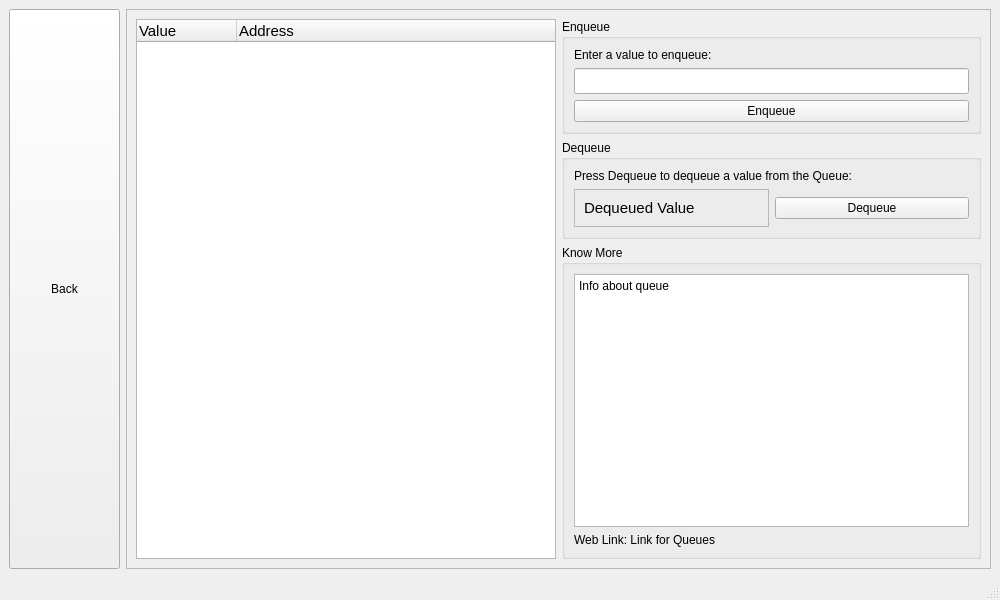
<?xml version="1.0" encoding="UTF-8"?>
<ui version="4.0">
 <class>QueueWindow</class>
 <widget class="QMainWindow" name="QueueWindow">
  <property name="geometry">
   <rect>
    <x>0</x>
    <y>0</y>
    <width>1000</width>
    <height>600</height>
   </rect>
  </property>
  <property name="windowTitle">
   <string>MainWindow</string>
  </property>
  <widget class="QWidget" name="centralwidget">
   <layout class="QHBoxLayout" name="horizontalLayout">
    <item>
     <layout class="QVBoxLayout" name="buttonList" stretch="0">
      <property name="sizeConstraint">
       <enum>QLayout::SetMaximumSize</enum>
      </property>
      <item>
       <widget class="QPushButton" name="ll_pbut">
        <property name="sizePolicy">
         <sizepolicy hsizetype="Minimum" vsizetype="MinimumExpanding">
          <horstretch>0</horstretch>
          <verstretch>0</verstretch>
         </sizepolicy>
        </property>
        <property name="minimumSize">
         <size>
          <width>111</width>
          <height>0</height>
         </size>
        </property>
        <property name="text">
         <string>Back</string>
        </property>
       </widget>
      </item>
     </layout>
    </item>
    <item>
     <widget class="QFrame" name="frame">
      <property name="frameShape">
       <enum>QFrame::StyledPanel</enum>
      </property>
      <property name="frameShadow">
       <enum>QFrame::Raised</enum>
      </property>
      <layout class="QHBoxLayout" name="horizontalLayout_4">
       <item>
        <widget class="QTreeWidget" name="treeWidget">
         <property name="font">
          <font>
           <pointsize>11</pointsize>
          </font>
         </property>
         <column>
          <property name="text">
           <string>Value</string>
          </property>
         </column>
         <column>
          <property name="text">
           <string>Address</string>
          </property>
         </column>
        </widget>
       </item>
       <item>
        <layout class="QVBoxLayout" name="verticalLayout_4">
         <item>
          <widget class="QGroupBox" name="groupBox">
           <property name="title">
            <string>Enqueue</string>
           </property>
           <layout class="QVBoxLayout" name="verticalLayout_3">
            <item>
             <widget class="QLabel" name="label">
              <property name="text">
               <string>Enter a value to enqueue:</string>
              </property>
             </widget>
            </item>
            <item>
             <widget class="QLineEdit" name="lineEdit">
              <property name="sizePolicy">
               <sizepolicy hsizetype="Expanding" vsizetype="Minimum">
                <horstretch>0</horstretch>
                <verstretch>0</verstretch>
               </sizepolicy>
              </property>
              <property name="font">
               <font>
                <pointsize>11</pointsize>
               </font>
              </property>
             </widget>
            </item>
            <item>
             <widget class="QPushButton" name="pushButton">
              <property name="text">
               <string>Enqueue</string>
              </property>
             </widget>
            </item>
           </layout>
          </widget>
         </item>
         <item>
          <widget class="QGroupBox" name="groupBox_2">
           <property name="title">
            <string>Dequeue</string>
           </property>
           <layout class="QVBoxLayout" name="verticalLayout_2">
            <item>
             <widget class="QLabel" name="label_2">
              <property name="text">
               <string>Press Dequeue to dequeue a value from the Queue:</string>
              </property>
             </widget>
            </item>
            <item>
             <layout class="QHBoxLayout" name="horizontalLayout_3">
              <item>
               <widget class="QFrame" name="frame_2">
                <property name="frameShape">
                 <enum>QFrame::StyledPanel</enum>
                </property>
                <property name="frameShadow">
                 <enum>QFrame::Raised</enum>
                </property>
                <layout class="QHBoxLayout" name="horizontalLayout_2">
                 <item>
                  <widget class="QLabel" name="label_3">
                   <property name="font">
                    <font>
                     <pointsize>11</pointsize>
                    </font>
                   </property>
                   <property name="text">
                    <string>Dequeued Value</string>
                   </property>
                  </widget>
                 </item>
                </layout>
               </widget>
              </item>
              <item>
               <widget class="QPushButton" name="pushButton_2">
                <property name="text">
                 <string>Dequeue</string>
                </property>
               </widget>
              </item>
             </layout>
            </item>
           </layout>
          </widget>
         </item>
         <item>
          <widget class="QGroupBox" name="groupBox_3">
           <property name="title">
            <string>Know More</string>
           </property>
           <layout class="QVBoxLayout" name="verticalLayout">
            <item>
             <widget class="QTextBrowser" name="textBrowser">
              <property name="html">
               <string>&lt;!DOCTYPE HTML PUBLIC &quot;-//W3C//DTD HTML 4.0//EN&quot; &quot;http://www.w3.org/TR/REC-html40/strict.dtd&quot;&gt;
&lt;html&gt;&lt;head&gt;&lt;meta name=&quot;qrichtext&quot; content=&quot;1&quot; /&gt;&lt;meta charset=&quot;utf-8&quot; /&gt;&lt;style type=&quot;text/css&quot;&gt;
p, li { white-space: pre-wrap; }
&lt;/style&gt;&lt;/head&gt;&lt;body style=&quot; font-family:'Segoe UI'; font-size:9pt; font-weight:400; font-style:normal;&quot;&gt;
&lt;p style=&quot; margin-top:0px; margin-bottom:0px; margin-left:0px; margin-right:0px; -qt-block-indent:0; text-indent:0px;&quot;&gt;Info about queue&lt;/p&gt;&lt;/body&gt;&lt;/html&gt;</string>
              </property>
             </widget>
            </item>
            <item>
             <widget class="QLabel" name="label_8">
              <property name="text">
               <string>Web Link: &lt;a href=&quot;replace me&quot;&gt; Link for Queues&lt;/a&gt;</string>
              </property>
              <property name="openExternalLinks">
               <bool>true</bool>
              </property>
             </widget>
            </item>
           </layout>
          </widget>
         </item>
        </layout>
       </item>
      </layout>
     </widget>
    </item>
   </layout>
  </widget>
  <widget class="QMenuBar" name="menubar">
   <property name="geometry">
    <rect>
     <x>0</x>
     <y>0</y>
     <width>1000</width>
     <height>20</height>
    </rect>
   </property>
  </widget>
  <widget class="QStatusBar" name="statusbar"/>
 </widget>
 <resources/>
 <connections/>
</ui>
